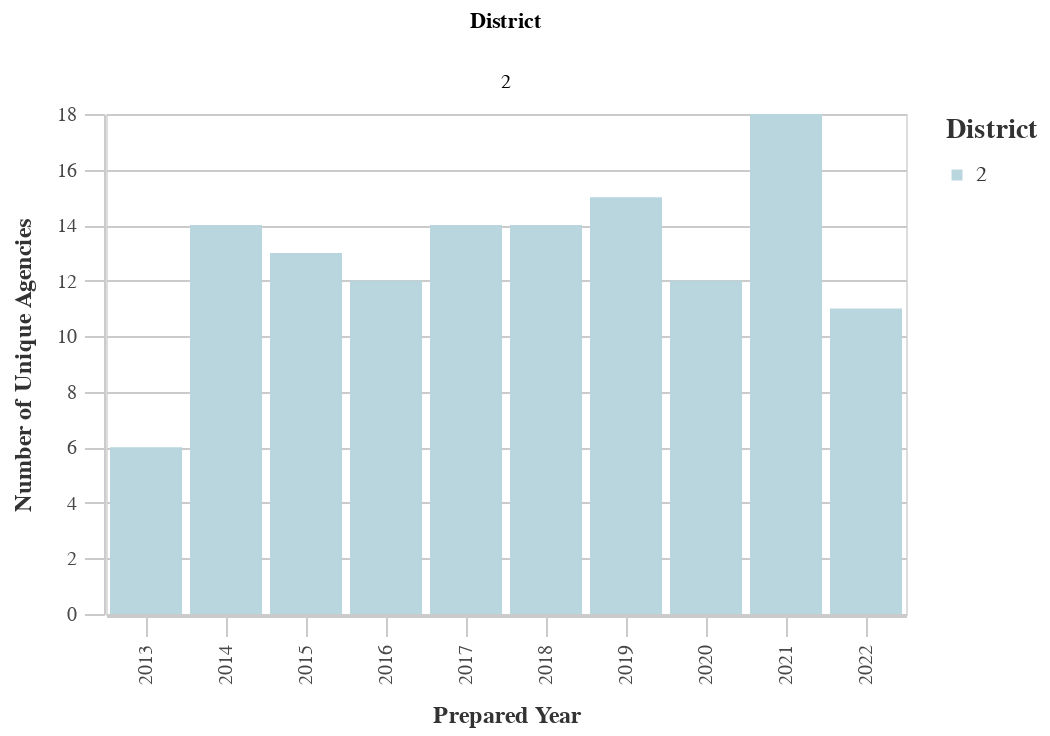

Write notebook code for a chart like this one.
### Markdown cell above
### Number of Unique Prefix Codes by District

### Code cell
#Unique Prefixes by Dist
dist_years_prefix = ((
        df
        >> group_by(_.prepared_y, _.dist)
        >> summarize(n=_.prefix.nunique())
        >> arrange(-_.prepared_y)
    ).rename(columns={'dist':'District', 'n':'Count'}))

chart11 = (alt.Chart(dist_years_prefix).mark_bar().encode(
        column='District:N',
        x=alt.X('prepared_y:O', title='Prepared Year'),
        y=alt.Y('Count:Q', title='Number of Unique Agencies'),
        color = alt.Color("District:N", 
                              scale=alt.Scale(
                                  range=altair_utils.CALITP_SEQUENTIAL_COLORS),  
                               legend=alt.Legend(title="District")
                              )
                              ))
chart11 = styleguide.preset_chart_config(chart11)
chart11 = _dla_utils.add_tooltip(chart11, 'prepared_y','Count')
    

display(chart11)

### Figure 1 — Vega-Lite specification as saved in the notebook (floating-point values rounded to 4 significant figures)
{"config": {"view": {"continuousWidth": 400, "continuousHeight": 300}, "axis": {"domainColor": "#cbcbcb", "grid": true, "gridColor": "#cbcbcb", "gridWidth": 1, "labelColor": "#474747", "labelFont": "Nunito Sans", "labelFontSize": 10, "labelPadding": 4, "tickColor": "#cbcbcb", "tickSize": 10, "titleColor": "#333", "titleFont": "Raleway", "titleFontSize": 12, "titlePadding": 10}, "axisBand": {"grid": false}, "background": "white", "font": "Raleway", "header": {"labelFont": "Nunito Sans", "titleFont": "Raleway"}, "legend": {"labelColor": "#333", "labelFont": "Nunito Sans", "labelFontSize": 11, "labelLimit": 0, "padding": 1, "symbolSize": 30, "symbolType": "square", "titleColor": "#333", "titleFont": "Raleway", "titleFontSize": 14, "titlePadding": 10}, "title": {"anchor": "middle", "font": "Raleway", "fontSize": 18, "fontWeight": 300, "offset": 20}}, "data": {"name": "data-5c7a74e4d660e18153a0d19170a32c19"}, "mark": "bar", "encoding": {"color": {"field": "District", "legend": {"title": "District"}, "scale": {"range": ["#B9D6DF", "#8CBCCB", "#2EA8CE", "#136C97", "#0B405B"]}, "type": "nominal"}, "column": {"field": "District", "type": "nominal"}, "tooltip": [{"field": "prepared_y", "type": "quantitative"}, {"field": "Count", "type": "quantitative"}], "x": {"field": "prepared_y", "title": "Prepared Year", "type": "ordinal"}, "y": {"field": "Count", "title": "Number of Unique Agencies", "type": "quantitative"}}, "height": 250, "width": 400, "$schema": "https://vega.github.io/schema/vega-lite/v4.17.0.json", "datasets": {"data-5c7a74e4d660e18153a0d19170a32c19": [{"prepared_y": 2022.0, "District": 2, "Count": 11}, {"prepared_y": 2021.0, "District": 2, "Count": 18}, {"prepared_y": 2020.0, "District": 2, "Count": 12}, {"prepared_y": 2019.0, "District": 2, "Count": 15}, {"prepared_y": 2018.0, "District": 2, "Count": 14}, {"prepared_y": 2017.0, "District": 2, "Count": 14}, {"prepared_y": 2016.0, "District": 2, "Count": 12}, {"prepared_y": 2015.0, "District": 2, "Count": 13}, {"prepared_y": 2014.0, "District": 2, "Count": 14}, {"prepared_y": 2013.0, "District": 2, "Count": 6}]}}
